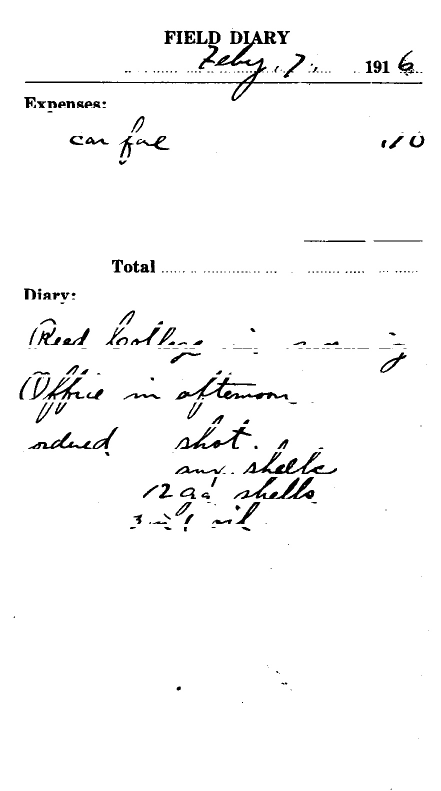
#> input picture scripts/img.jpg, 882 x 1582 px, found by its file name (shown at 1/2 size)
$ python test.py
#> lines starting #> are read from the running program, lines starting #| are printed output that depends on the picture; after the words box and inside, x2 and y2 are one past the last pixel; in counts of white or black regions, pixels touching at a corner belong together
from skimage.io import imread
from skimage.color import rgb2gray
import matplotlib.pyplot as plt
import cv2 as cv
import glob
from skimage.filters import sobel
from skimage.filters import threshold_otsu
import numpy as np
from heapq import *


path0 = '/Users/seung/Documents/Spring23/jewettDigitization/img.jpg'

def load_images(path):
    cv_imgs = []
    for img in glob.glob(path):
        i = cv.imread(img)
        cv_imgs.append(i)
    return cv_imgs

def horizontal_projections(image):
    #threshold the image.
    sum_of_rows = []
    for row in range(image.shape[0]-1):
        sum_of_rows.append(np.sum(image[row,:]))

    return sum_of_rows

def find_peak_regions(hpp, threshold):
    peaks = []
    for i, hppv in enumerate(hpp):
        # print("threshold",threshold)
        # print("hppv",hppv)
        if hppv < threshold:
            peaks.append([i, hppv])
    return peaks

# [18 lines of commented-out code are left out]

def preprocess_images(path):

    image = imread(path0)
#> image is the input picture: shape (1582, 882); min 0, max 255, mean 247.9
    sobel_image = sobel(image)
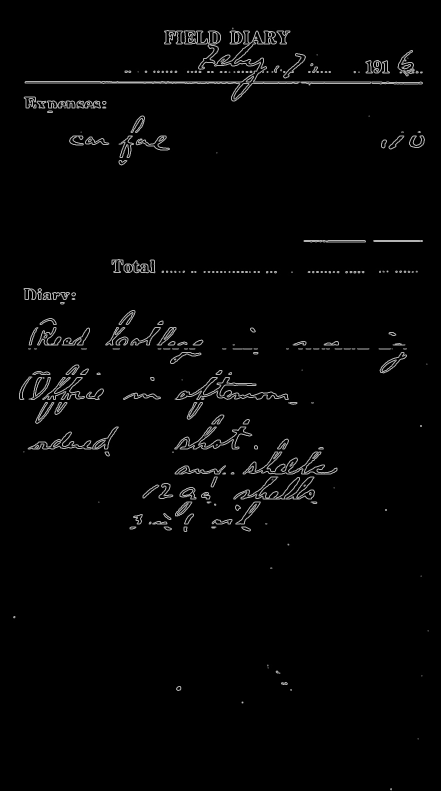
#> sobel_image: shape (1582, 882) float64 (shown at 1/2 size); min 0, max 0.791, mean 0.0193

    hpp = horizontal_projections(sobel_image)
#> after the loop in horizontal_projections, `for row in range(image.shape[0]-1):`: sum_of_rows = 1581 values, max 517.1 at index 166, min 0 at index 0, mean 17
#> hpp has the same summary as sum_of_rows in horizontal_projections

    threshold = (np.max(hpp)-np.min(hpp))/8
#> threshold = 64.64
    peaks = find_peak_regions(hpp, threshold)
#> the loop in find_peak_regions, `for i, hppv in enumerate(hpp): # print("threshold",threshold) # print(..` made 1581 passes
#> hppv on passes 1 to 3: 0, 0, 0
#> after the loop in find_peak_regions, `for i, hppv in enumerate(hpp):`: peaks = 1476 pairs, first value 0 to 1580, second value 0 to 64.1
    peaks_indexes = np.array(peaks)[:, 0].astype(int)
#> peaks_indexes = 1476 values from 0 to 1580

    segmented_img = np.copy(image)

    r, c= segmented_img.shape
#> r = 1582; c = 882

    for ri in range(r):
        if ri in peaks_indexes:
            segmented_img[ri, :] = 0
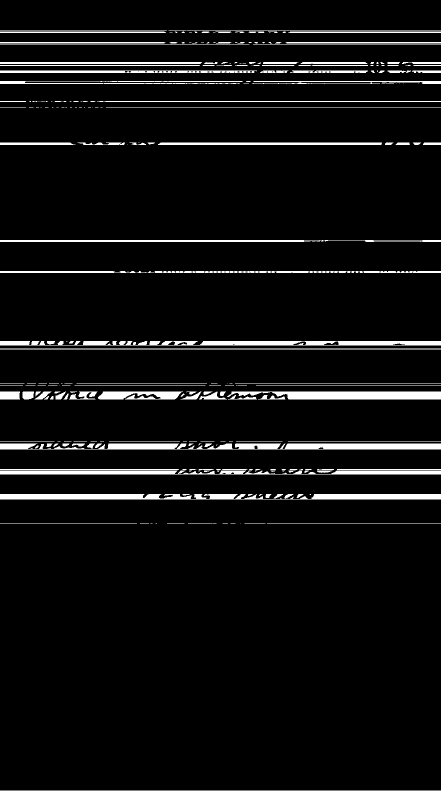
#> segmented_img: shape (1582, 882) (shown at 1/2 size); min 0, max 255, mean 14.3
    fig, (ax1, ax2) = plt.subplots(nrows=1, ncols=2, figsize=(10,7))
    ax1.plot(hpp)
    ax2.set_title("threshold line")
    ax1.plot([0, image.shape[0]], [threshold, threshold,])
    ax2.imshow(segmented_img, cmap="gray")

    # group the peaks through which we will be doing path planning.
    diff_between_consec_numbers = np.diff(peaks_indexes) # difference between consecutive numbers
#> diff_between_consec_numbers = 1475 values, max 17 at index 728, min 1 at index 0, mean 1.07
    indexes_with_larger_diff = np.where(diff_between_consec_numbers > 1)[0].flatten()
#> indexes_with_larger_diff = 25 values from 60 to 942
    peak_groups = np.split(peaks_indexes, indexes_with_larger_diff)
#> peak_groups = 26 items

    # remove very small regions, these are basically errors in algorithm because of our threshold value
    peak_groups = [item for item in peak_groups if len(item) > 40]
#> peak_groups = 9 items
    print("peak groups found", len(peak_groups))
#| peak groups found 9


    binary_image = get_binary(image)
#> in get_binary, `mean = np.mean(img)`: mean = 247.9
#> in get_binary, `thresh = threshold_otsu(img)`: thresh = 8
#> in get_binary, `binary = img <= thresh`:
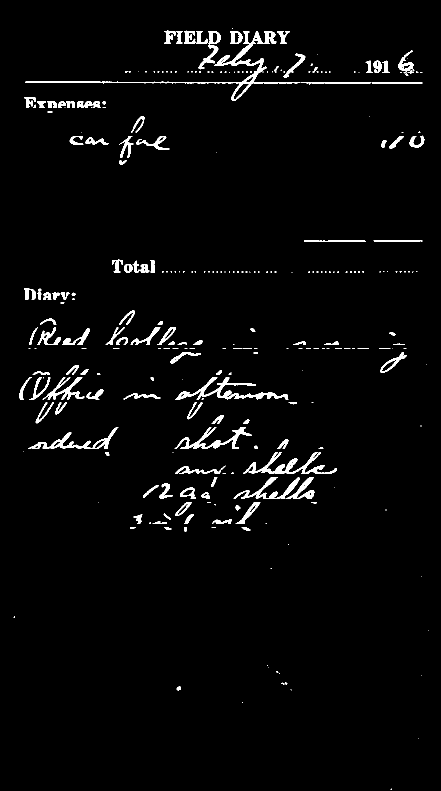
#> binary: shape (1582, 882) bool (shown at 1/2 size); 2.8% white; 289 white regions (165 under 20 px), largest, box (x1, y1, x2, y2) and area: (50, 62, 601, 202) 4214, (350, 755, 577, 799) 2316, (486, 904, 674, 948) 2207
    segment_separating_lines = []
    for i, sub_image_index in enumerate(peak_groups):
        nmap = binary_image[sub_image_index[0]:sub_image_index[-1]]
        path = np.array(astar(nmap, (int(nmap.shape[0]/2), 0), (int(nmap.shape[0]/2),nmap.shape[1]-1)))
        # print("thepath",len(path))
        offset_from_top = sub_image_index[0]
        if len(path) > 0:
            path[:,0] += offset_from_top
            segment_separating_lines.append(path)
#> this loop made 9 passes
#> offset_from_top on passes 1 to 9: 0, 214, 284, 479, 541, 697, 782, 987, 1046
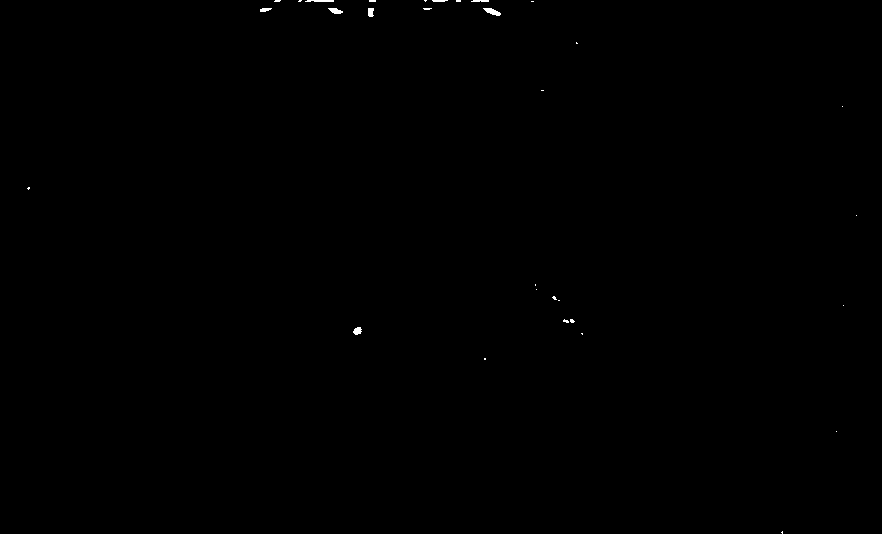
#> nmap: shape (534, 882) int64; values 0 (black) and 1 (white), 0.11% white; 31 white regions (23 under 20 px), largest, box (x1, y1, x2, y2) and area: (483, 8, 501, 16) 79, (328, 8, 343, 14) 59, (305, 0, 334, 2) 53
#> after the loop, segment_separating_lines = 9 items

    # visualize a sample
    cluster_of_interest = peak_groups[6]
#> cluster_of_interest = 84 values from 782 to 881
    offset_from_top = cluster_of_interest[5]
#> offset_from_top = 803
    nmap = binary_image[cluster_of_interest[0]:cluster_of_interest[-1],:]
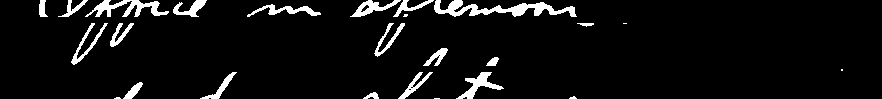
#> nmap: shape (99, 882) int64; values 0 (black) and 1 (white), 6% white; 25 white regions (6 under 20 px), largest, box (x1, y1, x2, y2) and area: (434, 0, 577, 17) 1052, (85, 0, 169, 17) 618, (456, 72, 504, 99) 422
    plt.figure(figsize=(5,5))
    plt.imshow(nmap, cmap="gray")
    path = np.array(astar(nmap, (int(nmap.shape[0]/2), 0), (int(nmap.shape[0]/2),nmap.shape[1]-1)))
#> path = 909 pairs, first value 22 to 49, second value 1 to 881
    plt.plot(path[:,1], path[:,0])
    plt.show()
#> figure, not shown here; panel 1: curve peaks at x = 166, y = 517.1
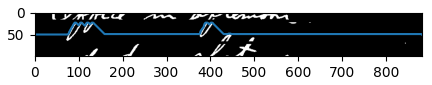
#> figure drawn by matplotlib, 1 panel

    # draw lines onto the photo
    offset_from_top = cluster_of_interest[0]
#> offset_from_top = 782
    fig, ax = plt.subplots(figsize=(10,7), ncols=2)
    for path in segment_separating_lines:
        ax[1].plot((path[:,1]), path[:,0])
#> this loop made 9 passes
    ax[1].imshow(image, cmap="gray")
    ax[0].imshow(image, cmap="gray")
    plt.show()
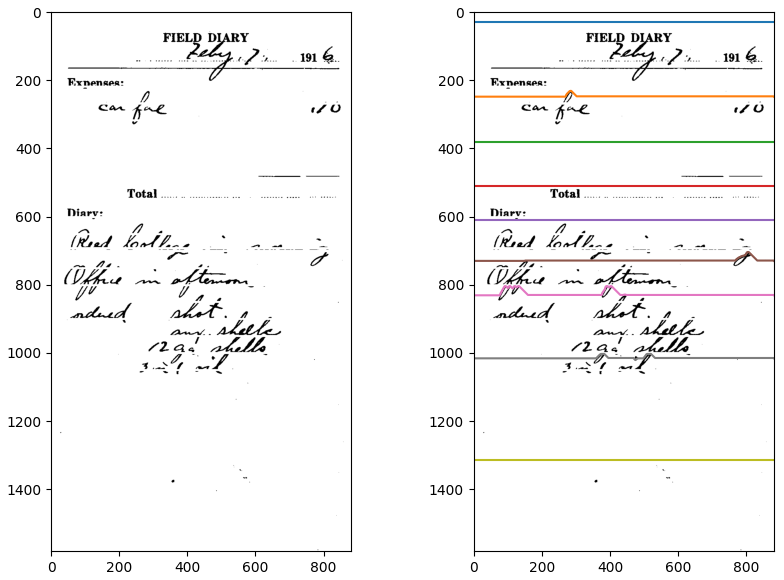
#> figure drawn by matplotlib, 2 panels

def get_binary(img):
    mean = np.mean(img)
    if mean == 0.0 or mean == 1.0:
        return img

    thresh = threshold_otsu(img)
    binary = img <= thresh
    binary = binary * 1
    return binary

def heuristic(a, b):
    return (b[0] - a[0]) ** 2 + (b[1] - a[1]) ** 2

def astar(array, start, goal):

    neighbors = [(0,1),(0,-1),(1,0),(-1,0),(1,1),(1,-1),(-1,1),(-1,-1)]
    close_set = set()
    came_from = {}
    gscore = {start:0}
    fscore = {start:heuristic(start, goal)}
    oheap = []

    heappush(oheap, (fscore[start], start))

    while oheap:

        current = heappop(oheap)[1]

        if current == goal:
            data = []
            while current in came_from:
                data.append(current)
                current = came_from[current]
            return data

        close_set.add(current)
        for i, j in neighbors:
            neighbor = current[0] + i, current[1] + j
            tentative_g_score = gscore[current] + heuristic(current, neighbor)
            if 0 <= neighbor[0] < array.shape[0]:
                if 0 <= neighbor[1] < array.shape[1]:
                    if (array[neighbor[0]][neighbor[1]] == 1).any():
                        continue
                else:
                    # array bound y walls
                    continue
            else:
                # array bound x walls
                continue

            if neighbor in close_set and tentative_g_score >= gscore.get(neighbor, 0):
                continue

            if  tentative_g_score < gscore.get(neighbor, 0) or neighbor not in [i[1]for i in oheap]:
                came_from[neighbor] = current
                gscore[neighbor] = tentative_g_score
                fscore[neighbor] = tentative_g_score + heuristic(neighbor, goal)
                heappush(oheap, (fscore[neighbor], neighbor))

    return []

preprocess_images(path0)
